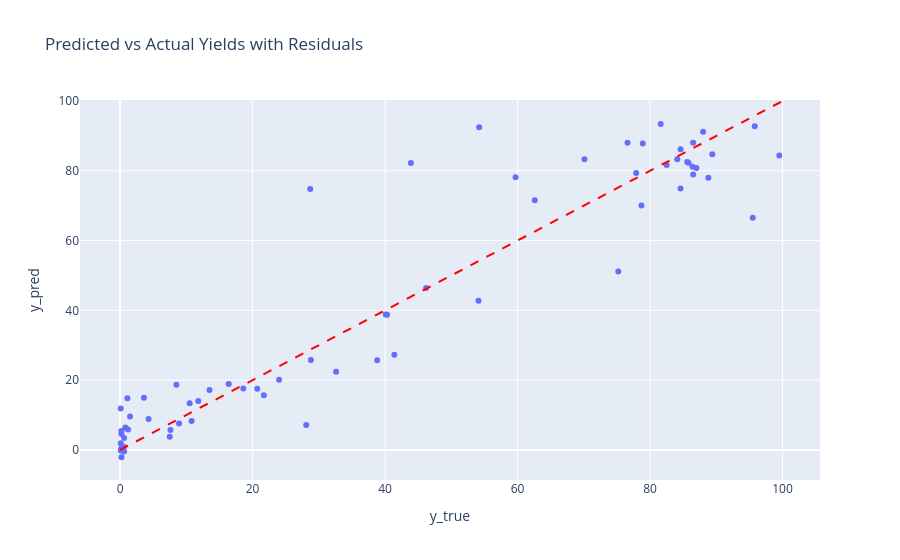

Source (notebook cell):
### Code cell
import plotly.express as px
import plotly.graph_objects as go

results_check['original_index'] = results_check.index
fig = px.scatter(results_check, x='y_true', y='y_pred', hover_data=['original_index', 'residual'], title='Predicted vs Actual Yields with Residuals')
fig.add_shape(type='line', x0=0, y0=0, x1=100, y1=100, line=dict(color='Red', dash='dash'))
fig.show()

print(outliers)

### Figure 1 — Plotly figure (JSON) as saved in the notebook; plotly's stock layout.template omitted (floating-point values rounded to 4 significant figures; data arrays with more than 128 entries replaced by an {"elided": "..."} marker saying what was removed)
{"data": [{"customdata": {"elided": "66x2 float values"}, "hovertemplate": "y_true=%{x}<br>y_pred=%{y}<br>original_index=%{customdata[0]}<br>residual=%{customdata[1]}<extra></extra>", "legendgroup": "", "marker": {"color": "#636efa", "symbol": "circle"}, "mode": "markers", "name": "", "orientation": "v", "showlegend": false, "type": "scatter", "x": [40.3, 10.8, 1.5, 8.5, 28.1, 77.9, 88.0, 86.4, 84.6, 18.6, 88.8, 70.1, 54.2, 20.7, 84.1, 86.5, 0.2, 0.2, 0.6, 0.6, 10.5, 43.9, 38.8, 86.5, 16.4, 95.8, 24.0, 32.6, 0.1, 99.5, 95.5, 89.4, 28.8, 85.8, 85.6, 62.6, 78.7, 3.6, 7.6, 76.6, 82.5, 21.7, 40.1, 0.2, 41.4, 78.9, 13.5, 81.6, 46.2, 7.5, 0.1, 1.2, 4.3, 8.9, 11.8, 84.6, 87.0, 59.7, 0.6, 0.1, 54.1, 0.8, 75.2, 1.1, 28.7, 0.2], "xaxis": "x", "y": [38.74, 8.295, 9.555, 18.69, 7.141, 79.35, 91.18, 81.14, 74.89, 17.59, 77.97, 83.32, 92.44, 17.55, 83.33, 78.94, 0.4877, -2.11, 0.9024, -0.489, 13.34, 82.22, 25.67, 88.07, 18.86, 92.76, 20.1, 22.42, 11.85, 84.4, 66.53, 84.75, 25.8, 82.31, 82.52, 71.53, 70.04, 14.97, 5.698, 88.06, 81.68, 15.64, 38.82, 4.531, 27.26, 87.84, 17.19, 93.42, 46.43, 3.772, 1.933, 5.859, 8.86, 7.561, 14.03, 86.16, 80.83, 78.16, 3.413, -0.141, 42.75, 6.411, 51.13, 14.82, 74.8, 5.393], "yaxis": "y"}], "layout": {"legend": {"tracegroupgap": 0}, "shapes": [{"line": {"color": "Red", "dash": "dash"}, "type": "line", "x0": 0, "x1": 100, "y0": 0, "y1": 100}], "title": {"text": "Predicted vs Actual Yields with Residuals"}, "xaxis": {"anchor": "y", "domain": [0, 1], "title": {"text": "y_true"}}, "yaxis": {"anchor": "x", "domain": [0, 1], "title": {"text": "y_pred"}}}}
